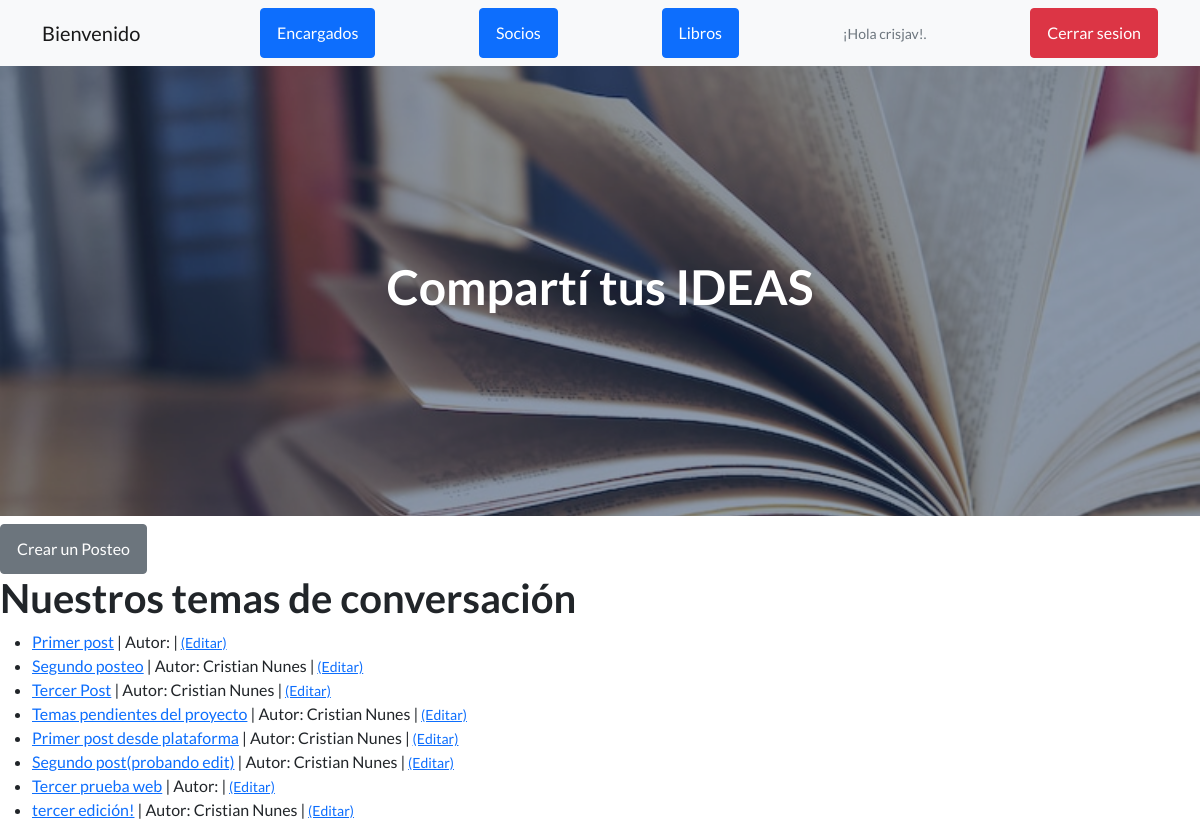
Screenshot of /app_biblioteca/social/ (signed in) with the database file from the repository.
### app_biblioteca/models.py (models this page shows, shortened)
class Post(models.Model):
    titulo = models.CharField(max_length=255)
    autor = models.ForeignKey(User, on_delete=models.CASCADE)
    body = models.TextField()

### app_biblioteca/views.py (the view)
# urls.py: path('social/', HomeView.as_view(), name='social' ),
class HomeView(ListView):
    model = Post
    template_name = 'app_biblioteca/social.html'

### app_biblioteca/templates/app_biblioteca/social.html
{% extends 'app_biblioteca/inicio.html' %}
{% load static %}
{% block titulo %}
<h1>Compartí tus IDEAS</h1>
{% endblock %}
{% block contenido_que_cambia %}
<a class="btn btn-secondary" href="{% url 'agregar_post' %}">Crear un Posteo</a>
<h1>Nuestros temas de conversación</h1>
<ul>
{% for post in object_list %}
    <li><a href="{% url 'article_detail' post.pk %}">{{ post.titulo }}</a> | Autor: {{ post.autor.first_name }} {{ post.autor.last_name}} |<small> <a href="{% url 'editar_post' post.pk %}">(Editar)</a></small>
    </li>
{% endfor %}
</ul>
{% endblock %}

### app_biblioteca/templates/app_biblioteca/inicio.html (shortened to what this page needs)
<!DOCTYPE html>
<html lang="en">
    <head>
        {% load static %}
        <link href="https://cdn.jsdelivr.net/npm/bootstrap-icons@1.5.0/font/bootstrap-icons.css" rel="stylesheet" type="text/css" />
        <link href="{% static 'app_biblioteca/css/styles.css' %}" rel="stylesheet" />
    </head>
    <body>
        <nav class="navbar navbar-light bg-light static-top">
            <div class="container">
                {% if not request.user.is_authenticated %}
                <a class="navbar-brand" href="{% url 'inicio' %}">Bienvenido</a>
                <a class="btn btn-danger" href="{% url 'login' %}">Iniciar Sesion</a>
                <a class="btn btn-primary" href="{% url 'register' %}">Registrarse</a>
                {% else %}
                <a class="navbar-brand" href="{% url 'inicio' %}">Bienvenido</a>
                <a class="btn btn-primary" href="{% url 'leer_encargados' %}">Encargados</a>
                <a class="btn btn-primary" href="{% url 'leer_socios' %}">Socios</a>
                <a class="btn btn-primary" href="{% url 'leer_libros' %}">Libros</a>
                <p class="text-muted small mb-4 mb-lg-0">¡Hola {{ request.user.username }}!.</p>
                <a class="btn btn-danger" href="{% url 'logout' %}">Cerrar sesion</a>
                {% endif %}
            </div>
        </nav>
        <header class="masthead"style="background-image: url({% static 'app_biblioteca/assets/img/libros.jpg' %})">
            <div class="container position-relative">
                <div class="row justify-content-center">
                    <div class="col-xl-6">
                        <div class="text-center text-white">
                            {% block titulo %}{% endblock %}
                        </div>
                    </div>
                </div>
            </div>
        </header>
        {% block contenido_que_cambia %}{% endblock %}
    </body>
</html>

### rows the page displays
Post: titulo "Primer post"
Post: titulo "Segundo posteo", autor.first_name "Cristian", autor.last_name "Nunes"
Post: titulo "Tercer Post", autor.first_name "Cristian", autor.last_name "Nunes"
Post: titulo "Temas pendientes del proyecto", autor.first_name "Cristian", autor.last_name "Nunes"
Post: titulo "Primer post desde plataforma", autor.first_name "Cristian", autor.last_name "Nunes"
Post: titulo "Segundo post(probando edit)", autor.first_name "Cristian", autor.last_name "Nunes"
Post: titulo "Tercer prueba web"
Post: titulo "tercer edición!", autor.first_name "Cristian", autor.last_name "Nunes"

### other values shown
{{ request.user.username }} "crisjav"
